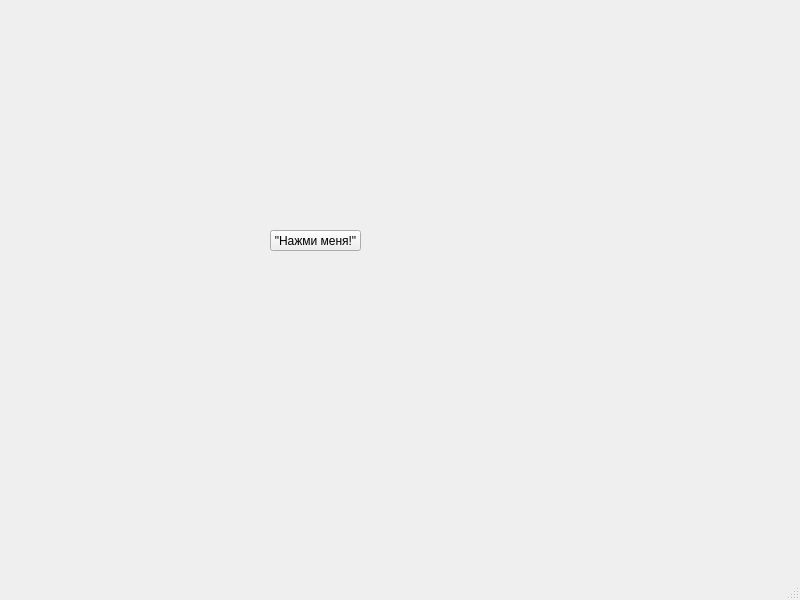
<?xml version="1.0" encoding="UTF-8"?>
<ui version="4.0">
 <class>MainWindow</class>
 <widget class="QMainWindow" name="MainWindow">
  <property name="geometry">
   <rect>
    <x>0</x>
    <y>0</y>
    <width>800</width>
    <height>600</height>
   </rect>
  </property>
  <property name="windowTitle">
   <string>MainWindow</string>
  </property>
  <widget class="QWidget" name="centralwidget">
   <widget class="QPushButton" name="btn_runaway">
    <property name="geometry">
     <rect>
      <x>270</x>
      <y>230</y>
      <width>91</width>
      <height>21</height>
     </rect>
    </property>
    <property name="text">
     <string>&quot;Нажми меня!&quot;</string>
    </property>
   </widget>
  </widget>
  <widget class="QMenuBar" name="menubar">
   <property name="geometry">
    <rect>
     <x>0</x>
     <y>0</y>
     <width>800</width>
     <height>21</height>
    </rect>
   </property>
  </widget>
  <widget class="QStatusBar" name="statusbar"/>
 </widget>
 <resources/>
 <connections/>
</ui>
